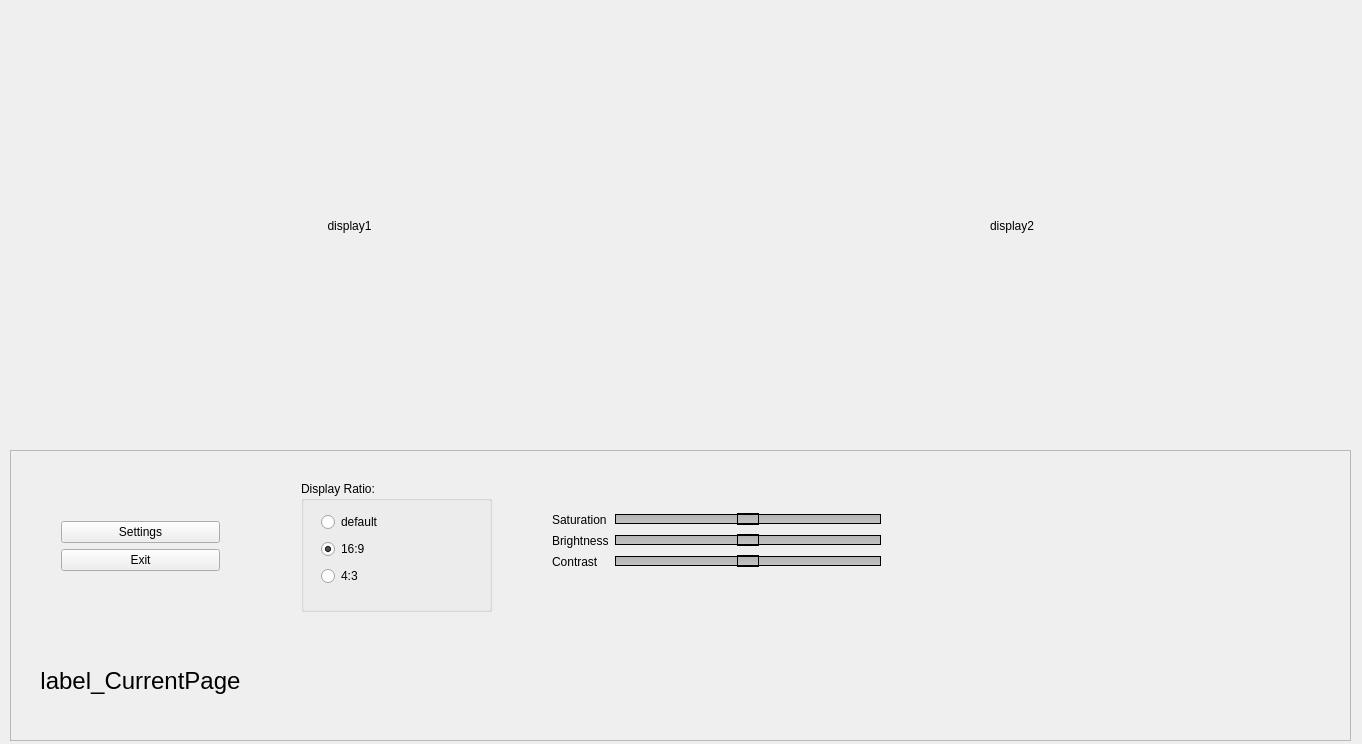
<?xml version="1.0" encoding="UTF-8"?>
<ui version="4.0">
 <class>MainWindow</class>
 <widget class="QMainWindow" name="MainWindow">
  <property name="geometry">
   <rect>
    <x>0</x>
    <y>0</y>
    <width>1362</width>
    <height>744</height>
   </rect>
  </property>
  <property name="windowTitle">
   <string>MainWindow</string>
  </property>
  <widget class="QWidget" name="centralWidget">
   <widget class="QWidget" name="horizontalLayoutWidget">
    <property name="geometry">
     <rect>
      <x>10</x>
      <y>10</y>
      <width>1341</width>
      <height>431</height>
     </rect>
    </property>
    <layout class="QHBoxLayout" name="horizontalLayout">
     <item>
      <layout class="QVBoxLayout" name="verticalLayout_2">
       <item>
        <widget class="QLabel" name="display1">
         <property name="text">
          <string>display1</string>
         </property>
         <property name="alignment">
          <set>Qt::AlignCenter</set>
         </property>
        </widget>
       </item>
      </layout>
     </item>
     <item>
      <layout class="QVBoxLayout" name="verticalLayout">
       <item>
        <widget class="QLabel" name="display2">
         <property name="text">
          <string>display2</string>
         </property>
         <property name="alignment">
          <set>Qt::AlignCenter</set>
         </property>
        </widget>
       </item>
      </layout>
     </item>
    </layout>
   </widget>
   <widget class="QFrame" name="frame_2">
    <property name="geometry">
     <rect>
      <x>10</x>
      <y>450</y>
      <width>1341</width>
      <height>291</height>
     </rect>
    </property>
    <property name="frameShape">
     <enum>QFrame::StyledPanel</enum>
    </property>
    <property name="frameShadow">
     <enum>QFrame::Raised</enum>
    </property>
    <widget class="QWidget" name="horizontalLayoutWidget_2">
     <property name="geometry">
      <rect>
       <x>260</x>
       <y>0</y>
       <width>1081</width>
       <height>281</height>
      </rect>
     </property>
     <layout class="QHBoxLayout" name="horizontalLayout_2">
      <item>
       <widget class="QStackedWidget" name="stackedWidget">
        <property name="currentIndex">
         <number>0</number>
        </property>
        <widget class="QWidget" name="page_Settings">
         <widget class="QGroupBox" name="groupBox_displayRatio">
          <property name="geometry">
           <rect>
            <x>20</x>
            <y>20</y>
            <width>191</width>
            <height>131</height>
           </rect>
          </property>
          <property name="title">
           <string>Display Ratio:</string>
          </property>
          <widget class="QWidget" name="gridLayoutWidget">
           <property name="geometry">
            <rect>
             <x>9</x>
             <y>19</y>
             <width>171</width>
             <height>101</height>
            </rect>
           </property>
           <layout class="QGridLayout" name="gridLayout">
            <item row="2" column="0">
             <widget class="QRadioButton" name="radioButton_4_3">
              <property name="text">
               <string>4:3</string>
              </property>
              <property name="checked">
               <bool>false</bool>
              </property>
             </widget>
            </item>
            <item row="1" column="0">
             <widget class="QRadioButton" name="radioButton_16_9">
              <property name="text">
               <string>16:9</string>
              </property>
              <property name="checked">
               <bool>true</bool>
              </property>
             </widget>
            </item>
            <item row="0" column="0">
             <widget class="QRadioButton" name="radioButton_defaultRatio">
              <property name="text">
               <string>default</string>
              </property>
              <property name="checked">
               <bool>false</bool>
              </property>
             </widget>
            </item>
           </layout>
          </widget>
         </widget>
         <widget class="QWidget" name="formLayoutWidget_2">
          <property name="geometry">
           <rect>
            <x>260</x>
            <y>40</y>
            <width>351</width>
            <height>101</height>
           </rect>
          </property>
          <layout class="QFormLayout" name="formLayout_5">
           <item row="0" column="0">
            <widget class="QLabel" name="label_25">
             <property name="text">
              <string>Saturation</string>
             </property>
            </widget>
           </item>
           <item row="0" column="1">
            <widget class="QSlider" name="horizontalSlider_Satur">
             <property name="styleSheet">
              <string notr="true">QSlider::groove:horizontal {
    border: 1px solid black;
    height: 8px; /* the groove expands to the size of the slider by default. by giving it a height, it has a fixed size */
    background: qlineargradient(x1:0, y1:0, x2:0, y2:1, stop:0 #B1B1B1, stop:1 #c4c4c4);
    margin: 2px 0;
}

QSlider::handle:horizontal {
    background-color: qlineargradient(x1: 0, y1: 0, x2: 0, y2: 1,
                                      stop: 0 #FFD452, stop: 1 yellow);
    border: 1px solid black;
    width: 20px;
    margin: -2px 0; /* handle is placed by default on the contents rect of the groove. Expand outside the groove */
    border-radius: 0px;
}</string>
             </property>
             <property name="maximum">
              <number>100</number>
             </property>
             <property name="value">
              <number>50</number>
             </property>
             <property name="tracking">
              <bool>true</bool>
             </property>
             <property name="orientation">
              <enum>Qt::Horizontal</enum>
             </property>
            </widget>
           </item>
           <item row="1" column="0">
            <widget class="QLabel" name="label_26">
             <property name="text">
              <string>Brightness</string>
             </property>
            </widget>
           </item>
           <item row="1" column="1">
            <widget class="QSlider" name="horizontalSlider_Bright">
             <property name="styleSheet">
              <string notr="true">QSlider::groove:horizontal {
    border: 1px solid black;
    height: 8px; /* the groove expands to the size of the slider by default. by giving it a height, it has a fixed size */
    background: qlineargradient(x1:0, y1:0, x2:0, y2:1, stop:0 #B1B1B1, stop:1 #c4c4c4);
    margin: 2px 0;
}

QSlider::handle:horizontal {
    background-color: qlineargradient(x1: 0, y1: 0, x2: 0, y2: 1,
                                      stop: 0 #FFD452, stop: 1 yellow);
    border: 1px solid black;
    width: 20px;
    margin: -2px 0; /* handle is placed by default on the contents rect of the groove. Expand outside the groove */
    border-radius: 0px;
}</string>
             </property>
             <property name="maximum">
              <number>100</number>
             </property>
             <property name="value">
              <number>50</number>
             </property>
             <property name="tracking">
              <bool>true</bool>
             </property>
             <property name="orientation">
              <enum>Qt::Horizontal</enum>
             </property>
            </widget>
           </item>
           <item row="2" column="0">
            <widget class="QLabel" name="label_27">
             <property name="text">
              <string>Contrast</string>
             </property>
            </widget>
           </item>
           <item row="2" column="1">
            <widget class="QSlider" name="horizontalSlider_Contr">
             <property name="styleSheet">
              <string notr="true">QSlider::groove:horizontal {
    border: 1px solid black;
    height: 8px; /* the groove expands to the size of the slider by default. by giving it a height, it has a fixed size */
    background: qlineargradient(x1:0, y1:0, x2:0, y2:1, stop:0 #B1B1B1, stop:1 #c4c4c4);
    margin: 2px 0;
}

QSlider::handle:horizontal {
    background-color: qlineargradient(x1: 0, y1: 0, x2: 0, y2: 1,
                                      stop: 0 #FFD452, stop: 1 yellow);
    border: 1px solid black;
    width: 20px;
    margin: -2px 0; /* handle is placed by default on the contents rect of the groove. Expand outside the groove */
    border-radius: 0px;
}</string>
             </property>
             <property name="maximum">
              <number>100</number>
             </property>
             <property name="value">
              <number>50</number>
             </property>
             <property name="tracking">
              <bool>true</bool>
             </property>
             <property name="orientation">
              <enum>Qt::Horizontal</enum>
             </property>
            </widget>
           </item>
          </layout>
         </widget>
        </widget>
        <widget class="QWidget" name="page_1"/>
       </widget>
      </item>
     </layout>
    </widget>
    <widget class="QWidget" name="verticalLayoutWidget">
     <property name="geometry">
      <rect>
       <x>40</x>
       <y>10</y>
       <width>181</width>
       <height>171</height>
      </rect>
     </property>
     <layout class="QVBoxLayout" name="verticalLayout_3">
      <item>
       <spacer name="verticalSpacer">
        <property name="orientation">
         <enum>Qt::Vertical</enum>
        </property>
        <property name="sizeHint" stdset="0">
         <size>
          <width>20</width>
          <height>40</height>
         </size>
        </property>
       </spacer>
      </item>
      <item>
       <widget class="QPushButton" name="pushButton_Settings">
        <property name="text">
         <string>Settings</string>
        </property>
       </widget>
      </item>
      <item>
       <widget class="QPushButton" name="pushButton_Exit">
        <property name="text">
         <string>Exit</string>
        </property>
       </widget>
      </item>
      <item>
       <spacer name="verticalSpacer_2">
        <property name="orientation">
         <enum>Qt::Vertical</enum>
        </property>
        <property name="sizeHint" stdset="0">
         <size>
          <width>20</width>
          <height>40</height>
         </size>
        </property>
       </spacer>
      </item>
     </layout>
    </widget>
    <widget class="QLabel" name="label_CurrentPage">
     <property name="geometry">
      <rect>
       <x>10</x>
       <y>190</y>
       <width>241</width>
       <height>81</height>
      </rect>
     </property>
     <property name="font">
      <font>
       <family>Arial</family>
       <pointsize>18</pointsize>
       <weight>50</weight>
       <bold>false</bold>
      </font>
     </property>
     <property name="text">
      <string>label_CurrentPage</string>
     </property>
     <property name="alignment">
      <set>Qt::AlignCenter</set>
     </property>
    </widget>
   </widget>
  </widget>
 </widget>
 <layoutdefault spacing="6" margin="11"/>
 <resources/>
 <connections/>
</ui>
